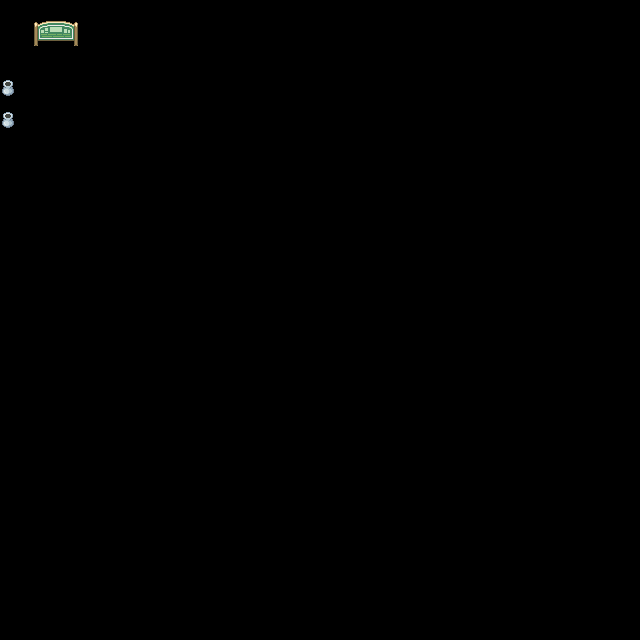

A 2D game scene composited from a Tiled map and its tileset images. What follows is a short description and the map's XML, with each tile layer's data collapsed to a summary:
An orthogonal 40x40 tile map with 16x16 px tiles, 4 tile layers (Base, Walk, Walkable, Collision), 1 hidden layer not drawn.

<map version="1.0" tiledversion="1.1.5" orientation="orthogonal" renderorder="right-down" width="40" height="40" tilewidth="16" tileheight="16" infinite="0" nextobjectid="43">
 <tileset firstgid="1" name="tileset" tilewidth="16" tileheight="16" tilecount="21000" columns="140">
  <image source="tileset.png" trans="ff00ff" width="2240" height="2400" />
 </tileset>
 <layer name="Base" width="40" height="40">
  <data>[1600 cells, 1600 non-empty, 2 distinct tile ids]</data>
 </layer>
 <layer name="Walk" width="40" height="40">
  <data>[1600 cells, 0 non-empty, 0 distinct tile ids]</data>
 </layer>
 <layer name="Walkable" width="40" height="40">
  <data>[1600 cells, 0 non-empty, 0 distinct tile ids]</data>
 </layer>
 <layer name="Collision" width="40" height="40">
  <data>[1600 cells, 6 non-empty, 6 distinct tile ids]</data>
 </layer>
 <layer name="Top" width="40" height="40" visible="0">
  <data>[1600 cells, 0 non-empty, 0 distinct tile ids]</data>
 </layer>
 <objectgroup name="grass" visible="0" />
</map>
